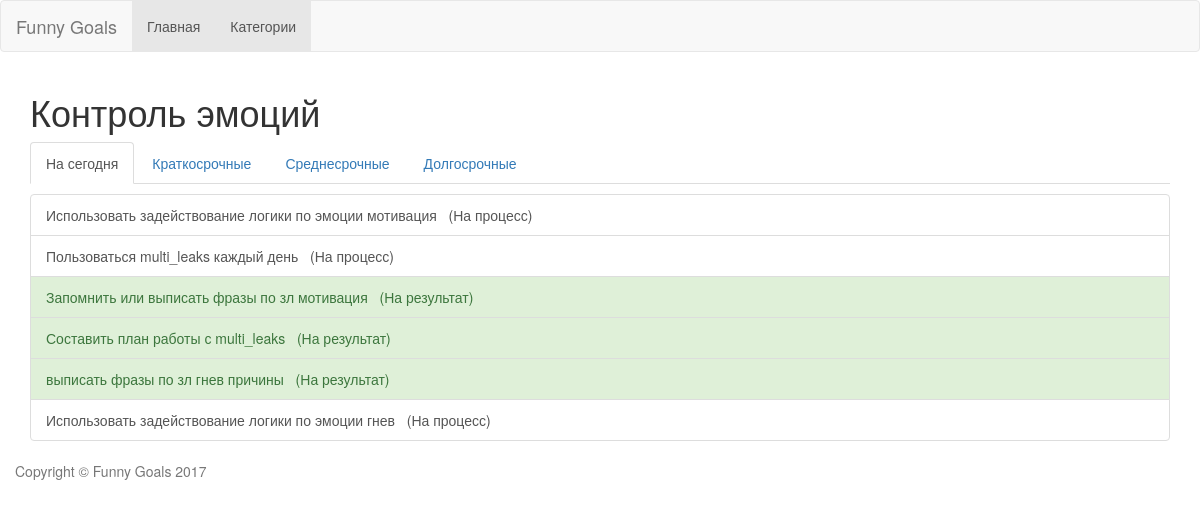
The page /goals/goal/list/3/TD/ on the database its author committed.
### goal_app/models.py (models this page shows, shortened)
class Category(models.Model):
    name = models.CharField(max_length=32, unique=True)
    in_future = models.BooleanField(default=False)
    in_future_reason = models.TextField(blank=True)
    priority = models.PositiveIntegerField(default=0)
    class Meta:
        ordering = ["priority"]

class Goal(models.Model):
    name = models.CharField(max_length=64)
    is_success = models.BooleanField(default=False)
    in_control = models.BooleanField(default=False)
    refs_in_control = models.ManyToManyField('self', null=True, blank=True)
    is_personal = models.BooleanField(default=False)
    def has_refs_in_control(self):
        return self.in_control or bool(self.refs_in_control.all())
    TODAY = 'TD'
    SHORT = 'SH'
    MIDDLE = 'MD'
    LONG = 'LG'
    BY_TIME = (
        (TODAY, 'На сегодня'),
        (SHORT, 'Краткосрочные'),
        (MIDDLE, 'Среднесрочные'),
        (LONG, 'Долгострочные')
    )
    by_time = models.CharField(max_length=2, choices=BY_TIME)
    RESULT = 'R'
    PROCESS = 'P'
    BY_TYPE = (
        (RESULT, 'На результат'),
        (PROCESS, 'На процесс')
    )
    by_type = models.CharField(max_length=1, choices=BY_TYPE)
    def get_type(self):
        for t in self.BY_TYPE:
            if t[0] == self.by_type:
                return t[1]
    why_important = models.TextField(blank=True)
    category = models.ForeignKey(Category)

### goal_app/views.py (the view)
# urls.py: url(r'^goal/list/(?P<category_id>\d+)/(?P<goal_time>\w{2})/$', GoalListView.as_view(), name='goal_list'),
class GoalListView(ListView):
    template_name = 'goal_list.html'
    model = Goal
    def get(self, request, *args, **kwargs):
        self.category = get_object_or_404(Category, pk=kwargs.get('category_id'))
        self.goal_time = kwargs.get('goal_time')
        return super().get(request, *args, **kwargs)
    def get_context_data(self, **kwargs):
        context = super().get_context_data(*kwargs)
        context['category'] = self.category
        context['tm'] = self.goal_time
        return context
    def get_queryset(self):
        qs = Goal.objects.filter(category = self.category, by_time=self.goal_time)
        return qs

### goal_app/templates/goal_list.html (shortened to what this page needs)
{% extends "main_list.html" %}
{% block caption %}
    <h1>{{category.name}}</h1>
    <ul class="nav nav-tabs">
      <li {% if tm == 'TD' %}class="active"{% endif %}>
          <a href="{% url 'goal_list' category_id=category.pk goal_time='TD' %}">На сегодня</a>
      </li>
      <li {% if tm == 'SH' %}class="active"{% endif %}>
          <a href="{% url 'goal_list' category_id=category.pk goal_time='SH' %}">Краткосрочные</a>
      </li>
      <li {% if tm == 'MD' %}class="active"{% endif %}>
          <a href="{% url 'goal_list' category_id=category.pk goal_time='MD' %}">Среднесрочные</a>
      </li>
      <li {% if tm == 'LG' %}class="active"{% endif %}>
          <a href="{% url 'goal_list' category_id=category.pk goal_time='LG' %}">Долгосрочные</a>
      </li>
    </ul>
{% endblock %}
{% block object %}
    <a href="{% url 'goal' pk=object.pk %}"
       class="list-group-item
    {% if object.is_success %}
        list-group-item-success
    {% elif not object.has_refs_in_control %}
        list-group-item-warning
    {% endif %}"
    >
        {{object.name}} &nbsp;
        ({{object.get_type}})
    </a>
{% endblock %}

### templates/main_list.html (shortened to what this page needs)
{% extends "main.html" %}
{% block content %}
    {% block caption %}{% endblock %}
    <ul class="list-group">
        {% for object in object_list %}
            {% block object %}{% endblock %}
        {% endfor %}
    </ul>
{% endblock %}

### templates/main.html
{% extends "base.html" %}
{% block main %}
    <nav class="navbar navbar-default">
        <div class="container-fluid">
            <div class="navbar-header">
                <a class="navbar-brand" href="/">Funny Goals</a>
            </div>
            <ul class="nav navbar-nav">
                <li class="active"><a href="/">Главная</a></li>
                <li class="active"><a href="{% url 'category_list' %}">Категории</a></li>
            </ul>
        </div>
    </nav>
    <div class="container">
        {% block content %}
        {% endblock %}
    </div>
    <footer>
        <div class="container">
            <div class="row">
                <p class="copyright text-muted">Copyright &copy; Funny Goals {% now "Y" %}</p>
            </div>
        </div>
    </footer>
{% endblock %}

### templates/base.html (shortened to what this page needs)
<!DOCTYPE html>
<html lang="ru">
<head>
    <link rel="stylesheet" href="https://maxcdn.bootstrapcdn.com/bootstrap/3.3.7/css/bootstrap.min.css">
</head>
<body>
    {% block main %}
    {% endblock %}
</body>
</html>

### rows shown on the page
Category: name "Контроль эмоций"
Goal: name "Использовать задействование логики по эмоции мотивация", get_type "На процесс"
Goal: name "Пользоваться multi_leaks каждый день", get_type "На процесс"
Goal: name "Запомнить или выписать фразы по зл мотивация", get_type "На результат"
Goal: name "Составить план работы с multi_leaks", get_type "На результат"
Goal: name "выписать фразы по зл гнев причины", get_type "На результат"
Goal: name "Использовать задействование логики по эмоции гнев", get_type "На процесс"
